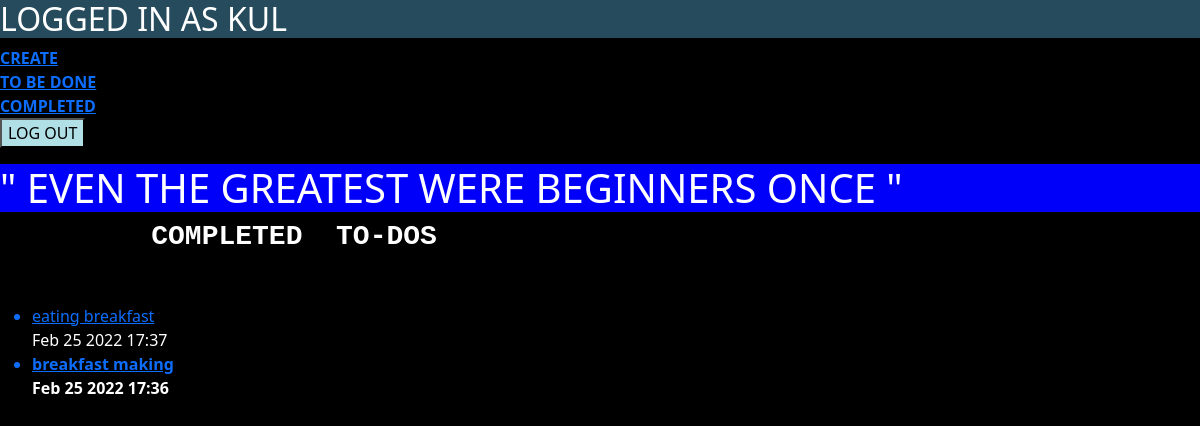
Screenshot of /completed/ (signed in) with the database file from the repository.
### todo/models.py (models this page shows, shortened)
class Todo(models.Model):
    title = models.CharField(max_length=100 , editable=True)
    memo = models.TextField(blank=True , editable=True )
    created = models.DateTimeField(auto_now_add=True)
    datecompleted = models.DateTimeField(null=True , blank=True)
    important = models.BooleanField(default=False , editable=True)
    user = models.ForeignKey(User , on_delete = models.CASCADE)

### todo/views.py (the view)
# urls.py: path('completed/', views.completedtodos, name='completedtodos'),
@login_required()
def completedtodos(request):
    todos =Todo.objects.filter(user=request.user, datecompleted__isnull=False).order_by('-datecompleted')
    return render(request, 'todo/completedtodos.html',{'todos':todos})

### todo/templates/todo/completedtodos.html (shortened to what this page needs)
{% extends 'todo/base.html' %}
{% block content %}
<h1 style="background-color : rgb(0,0,250)">
  " EVEN THE GREATEST WERE BEGINNERS ONCE "
</h1>
<h2>
    <pre>
     <b>    COMPLETED  TO-DOS   </b>
    </pre>
</h2>
<ul>
      {% for todo in todos %}
      {% if todo.important %}
      <b>
       <a href="{% url 'viewtodo'  todo.id  %}"> <li> {{ todo.title }}</li></a> {{ todo.datecompleted|date:'M j Y H:i' }}
      </b>
      {% else %}
      <a href="{% url 'viewtodo'  todo.id  %}">
      <li> {{ todo.title }}</li> </a> {{ todo.datecompleted|date:'M j Y H:i' }}
       {% endif %}
    {% endfor %}
</ul>
{% endblock %}

### rows the page displays
Todo: title "eating breakfast", datecompleted "Feb 25 2022 17:37"
Todo: title "breakfast making", datecompleted "Feb 25 2022 17:36"
